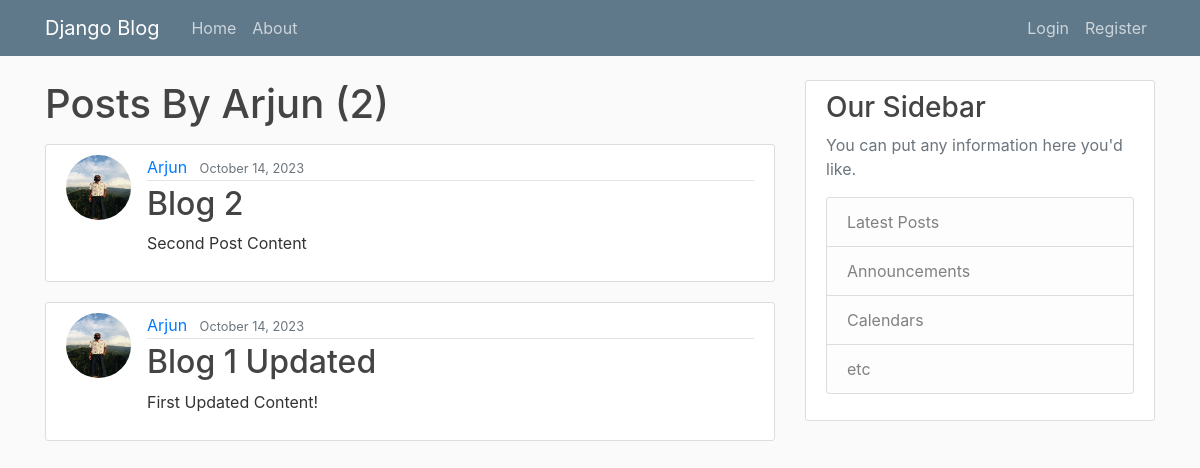
/user/Arjun, run on an earlier commit of the app's database.
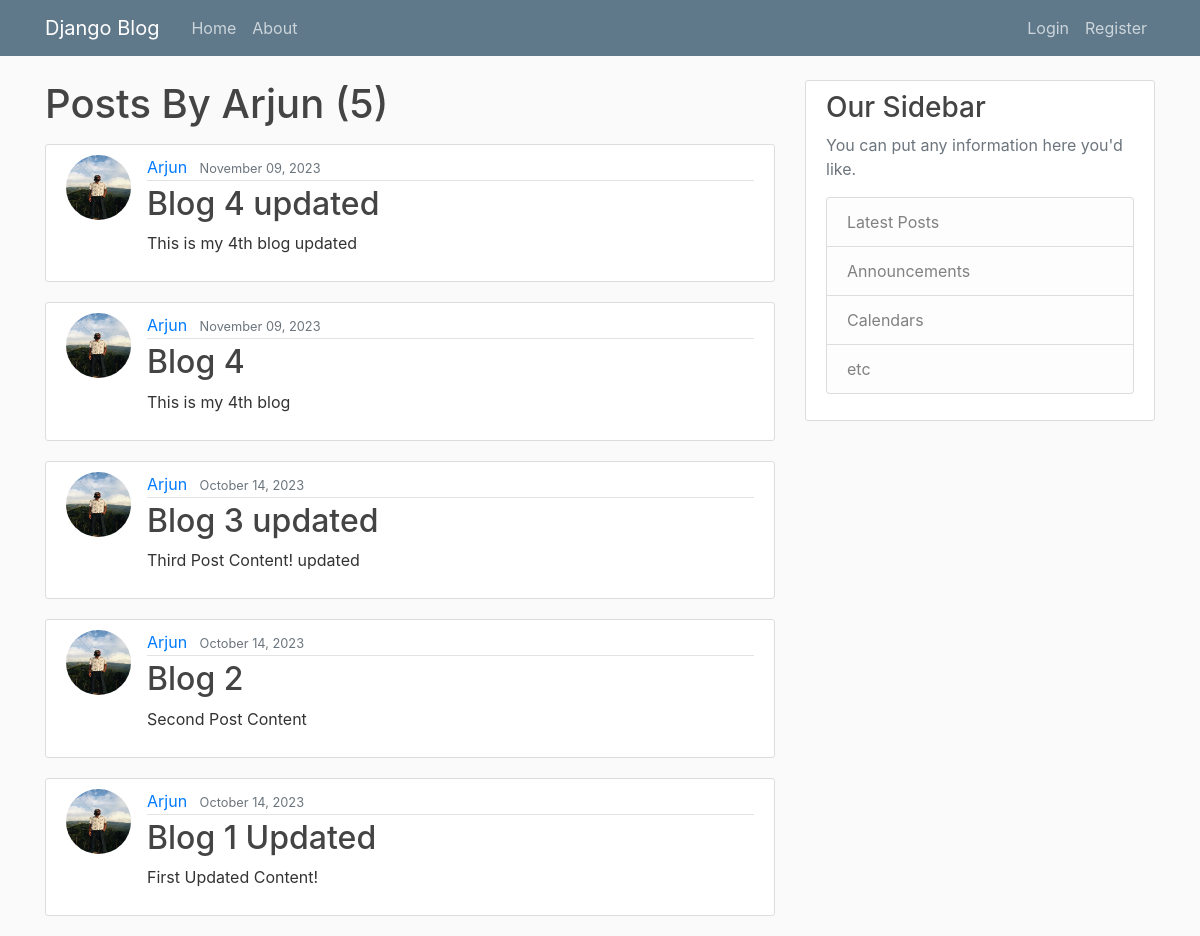
And on a later commit of the database.
### Blog/models.py (models this page shows, shortened)
class Post(models.Model):
    title = models.CharField(max_length= 100)
    content = models.TextField()
    date_posted = models.DateTimeField(default= timezone.now)
    author = models.ForeignKey(User, on_delete= models.CASCADE)

### users/models.py (models this page shows, shortened)
class Profile(models.Model):
    user = models.OneToOneField(User, on_delete=models.CASCADE)
    image = models.ImageField(default= 'default.jpg', upload_to= 'profile_pics')

### Blog/views.py (the view)
# urls.py: path('user/<str:username>', UserPostListView.as_view(), name = 'user-posts'),
class UserPostListView(ListView):
    model = Post
    template_name = 'Blog/user_posts.html'  #<app>/<model>_<viewtype>.html
    context_object_name = 'posts'
    paginate_by = 5
    def get_queryset(self):
        user = get_object_or_404(User, username = self.kwargs.get('username'))
        return Post.objects.filter(author = user).order_by('-date_posted')

### Blog/templates/Blog/user_posts.html (shortened to what this page needs)
{% extends 'blog/base.html' %}
{% block content %}
    <h1 class="mb-3">Posts By {{ view.kwargs.username }} ({{ page_obj.paginator.count }})</h1>
    {% for post in posts %}
      <article class="media content-section">
        <img class = 'rounded-circle article-img' src="{{ post.author.profile.image.url }}">
        <div class="media-body">
          <div class="article-metadata">
            <a class="mr-2" href="{% url 'user-posts' post.author.username %}">{{ post.author }}</a>
            <small class="text-muted">{{ post.date_posted|date:"F d, Y" }}</small>
          </div>
          <h2><a class="article-title" href="{% url 'post-detail' post.id %}">{{ post.title }}</a></h2>
          <p class="article-content">{{ post.content }}</p>
        </div>
      </article>
    {% endfor %}
{% endblock content %}

### Blog/templates/Blog/base.html (shortened to what this page needs)
{% load static %}
<!DOCTYPE html>
<html lang="en">
<head>
     <link rel="stylesheet" href="https://cdn.jsdelivr.net/npm/bootstrap@4.0.0/dist/css/bootstrap.min.css">
     <link rel="stylesheet" type="text/css" href="{% static 'Blog/main.css' %}">
</head>
<body>
      <header class="site-header">
        <nav class="navbar navbar-expand-md navbar-dark bg-steel fixed-top">
          <div class="container">
            <a class="navbar-brand mr-4" href="{% url 'Blog-home' %}">Django Blog</a>
            <div class="collapse navbar-collapse" id="navbarToggle">
              <div class="navbar-nav mr-auto">
                <a class="nav-item nav-link" href="{% url 'Blog-home' %}">Home</a>
                <a class="nav-item nav-link" href="{% url 'Blog-about' %}">About</a>
              </div>
              <div class="navbar-nav">
                {% if user.is_authenticated %}
                 <a class="nav-item nav-link" href="{% url 'post-create' %}">New Post</a>
                 <a class="nav-item nav-link" href="{% url 'profile' %}">Profile</a>
                 <a class="nav-item nav-link" href="{% url 'logout' %}">Logout</a>
                {% else %}
                 <a class="nav-item nav-link" href="{% url 'login' %}">Login</a>
                 <a class="nav-item nav-link" href="{% url 'register' %}">Register</a>
                {% endif %}
              </div>
            </div>
          </div>
        </nav>
      </header>
      <main role="main" class="container">
        <div class="row">
          <div class="col-md-8">
            {% block content %}{% endblock %}
          </div>
          <div class="col-md-4">
            <div class="content-section">
              <h3>Our Sidebar</h3>
              <p class='text-muted'>You can put any information here you'd like.
                <ul class="list-group">
                  <li class="list-group-item list-group-item-light">Latest Posts</li>
                  <li class="list-group-item list-group-item-light">Announcements</li>
                  <li class="list-group-item list-group-item-light">Calendars</li>
                  <li class="list-group-item list-group-item-light">etc</li>
                </ul>
              </p>
            </div>
          </div>
        </div>
      </main>
</body>
</html>

### Blog/static/Blog/main.css (style rules this page uses)
body { background: #fafafa; color: #333333; margin-top: 5rem; }
h1, h2, h3, h4, h5, h6 { color: #444444; }
ul { margin: 0; }
.bg-steel { background-color: #5f788a; }
.site-header .navbar-nav .nav-link { color: #cbd5db; }
.content-section { background: #ffffff; padding: 10px 20px; border: 1px solid #dddddd; border-radius: 3px; margin-bottom: 20px; }
.article-title { color: #444444; }
.article-content { white-space: pre-line; }
.article-img { height: 65px; width: 65px; margin-right: 16px; }
.article-metadata { padding-bottom: 1px; margin-bottom: 4px; border-bottom: 1px solid #e3e3e3 }

What changed in the data, as far as the page shows it:
added Post: author.profile.image (picture), author "Arjun", date_posted "November 09, 2023", title "Blog 4 updated", content "This is my 4th blog updated"
added Post: author.profile.image (picture), author "Arjun", date_posted "November 09, 2023", title "Blog 4", content "This is my 4th blog"
now on this page (row edited): Post: author.profile.image (picture), author "Arjun", date_posted "October 14, 2023", title "Blog 3 updated", content "Third Post Content! updated"
Also different on the page:
{{ page_obj.paginator.count }}: "2" → "5"
